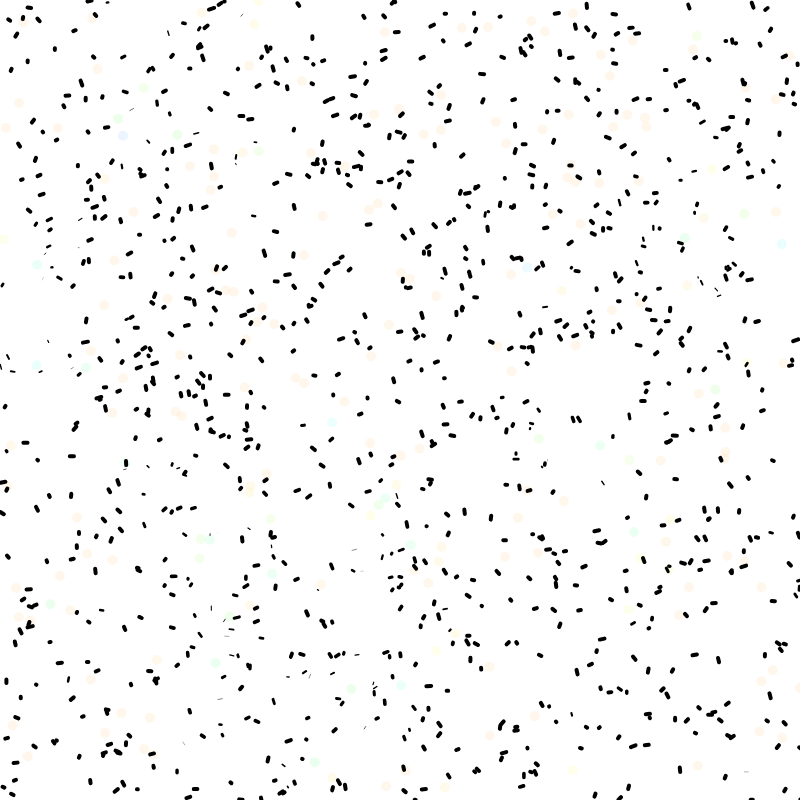
Frame 1 (no input)
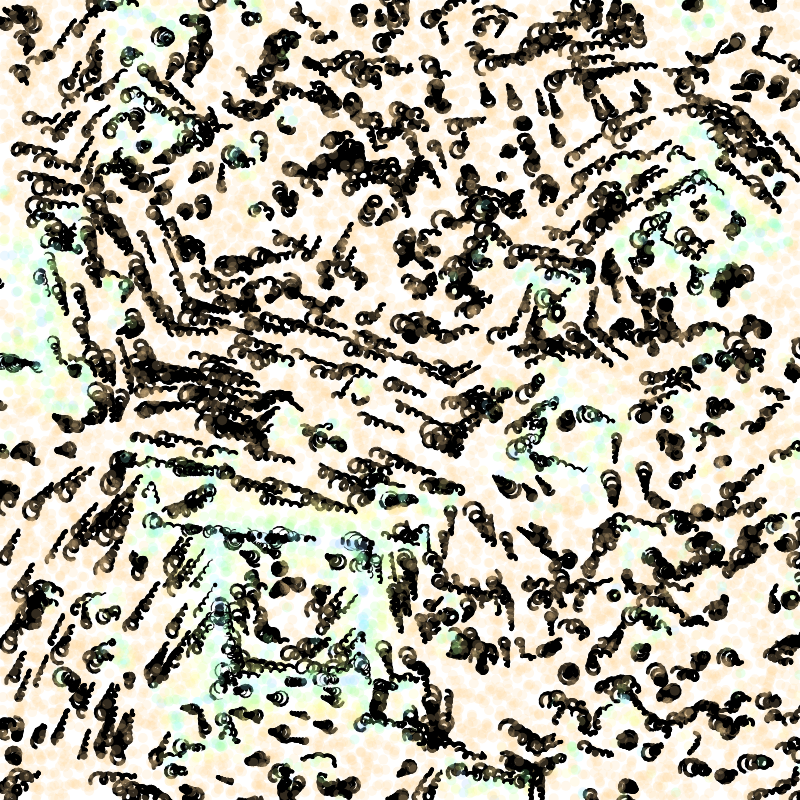
Frame 60 (no input)
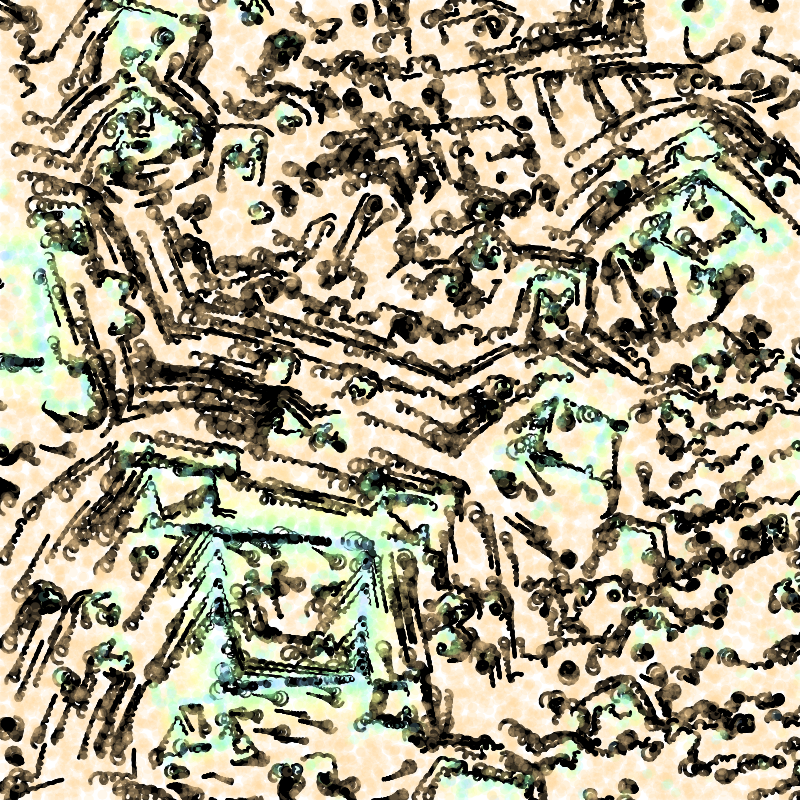
Frame 120 (the mouse pressed at the canvas centre since frame 60)

The p5.js sketch that drew these frames (run headless with seeded random() and noise() and a simulated clock; from frame 60 on, the mouse is pressed at the canvas centre):

// p5.js sketch
// ── sketch.js

let partis = [];
let maxpartis = 1000;
let w = 800;
let h = 800;
let color;

function setup() {
  createCanvas(w, h);
  colorMode(HSB, 1);
  for (let i=0; i<maxpartis; i++) {
    let p = createVector(random()-.5, random()-.5);
    let d = createVector(random()-.5, random()-.5);
    let par = {pos: p, dir: d, speed: 0};
    partis.push(par);
  }
}

function boxi(p, r) {
  let ax = abs(p.x)-r;
  let ay = abs(p.y)-r;
  let bx = max(0,ax)+min(0,max(ax,ay));
  let by = max(0,ay)+min(0,max(ax,ay));
  return createVector(bx,by).mag();
}

function circ(p, r) {
  let d = p.mag() - r;
  return d;
}

function de(p) {
  let pp = p.copy();
  pp.mult(.5);
  pp.add(.4,.2);
  let x=pp.x;
  let y=pp.y;
  let l;
  let m=1000;
  let mv=createVector(0,0)
  for (let i=0; i<10; i++) {
    x=abs(x);
    y=abs(y);
    l=x*x+y*y;
    x/=l;
    y/=l;
    //x*=1.5;
    //y*=1.2;
    x-=.5;
    y-=.5;
    mv.set(x,y);
    m=min(boxi(mv,.1),m);
  }
  m=exp(-50*m);
  return m;
}

function de2(p) {
  let pp = p.copy();
  pp.add(.0,.1);
  let c1 = abs(boxi(pp, .3)-.1);
  pp.add(-.2,-.2);
  let c2 = circ(pp, .25);
  pp.add(.4,-.2);
  let c3 = circ(pp, .15);
  let d = min(c1, c2);
  if (d == c1) color = 1;
  if (d == c2) color = 2;
  d = min(d, c3);
  if (d == c3) color = 0;
  return d;
}



function norma(p) {
  let e = .001;
  let p1 = p.copy();
  let p2 = p.copy();
  p1.add(e, 0);
  p2.add(0, e);
  let dx = de(p1);
  let dy = de(p2);
  let d = de(p);
  let n = createVector(dx, dy);
  n.sub(createVector(d, d));
  n.normalize();
  return n;
}

function sign(v) {
  return v>0?1:-1;
}

let t=0;
function draw() {
  t++;
  translate(w*.5,h*.5);
  scatteredPoints();//return;
  stroke(0,0,0,150);
  strokeWeight(1);
  for (let i = 0; i<maxpartis; i++) {
    let pos = partis[i].pos;
    pos.add(.0003);
    let prevpos = pos.copy();
    let dir = partis[i].dir;
    let speed = partis[i].speed;
    let d = de(pos);
    let n = norma(pos);
    n.mult(sign(d));
    dir.lerp(n, .03);
    dir.rotate(.5);
    //dir.mult(sign(d));
    speed = -0.01;
    let adv = dir.copy();
    adv.mult(speed);
    pos.add(adv);
    partis[i].pos = pos;
    partis[i].dir = dir;
    partis[i].speed = speed;
    if (color == 0) stroke(50,100,80,50);
    if (color == 1) stroke(50,80,100,50);
    if (color == 2) stroke(100,50,50,50);
    strokeWeight(4-d*5);
    line(pos.x*w, pos.y*h, prevpos.x*w, prevpos.y*h);
  }  
}

function scatteredPoints() {
  if (t>200) return;  
  stroke(0,0,0,0);
  for (let i = 0; i< 200; i++) {
    let x = random() -.5;
    let y = random() -.5;
    let p = createVector(x,y);
    let n = norma(p);
    let d = de(p);
    fill(d*.5+.1,.4,1,.2);
    circle(x*w,y*h,10);
  }
}
